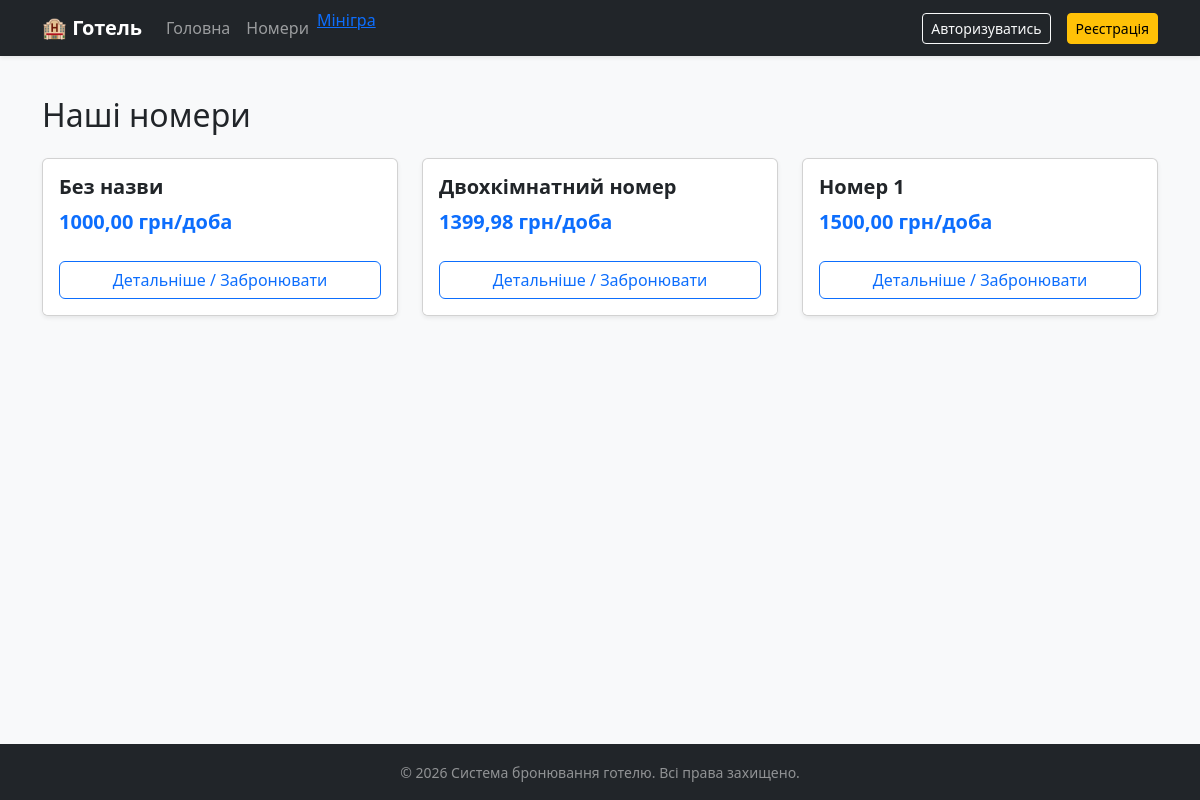
/rooms/, run on the app's committed database.
### booking/models.py (models this page shows, shortened)
class RoomType(models.Model):
    title = models.CharField(max_length=100, verbose_name='Назва')
    description = models.TextField(verbose_name='Опис',blank=True)
    rooms = models.PositiveIntegerField(default=1,verbose_name='Кількість кімнат у номері')
    total_inventory = models.PositiveIntegerField(validators=[MinValueValidator(1)],verbose_name="Загальна кількість таких номерів у готелі")
    price = models.DecimalField(max_digits=10, decimal_places=2, verbose_name="Базова ціна")
    amenities = models.JSONField(default=list, blank=True, verbose_name="Зручності (Wi-Fi, кондиціонер тощо)")
    class Meta:
        verbose_name = "Тип номеру"
        verbose_name_plural = "Типи номерів"

### booking/views.py (the view)
# urls.py: path('rooms/', views.room_type_list, name='room_type_list'),
def room_type_list(request):
    room_types = RoomType.objects.all()
    return render(request, 'booking/room_type_list.html', {'room_types': room_types})

### templates/booking/room_type_list.html
{% extends 'booking/base.html' %}
{% block content %}
<h2 class="mb-4">Наші номери</h2>
<div class="row row-cols-1 row-cols-md-3 g-4">
    {% for room in room_types %}
        <div class="col">
            <div class="card h-100 shadow-sm">
                <div class="card-body">
                    <h5 class="card-title fw-bold">{{ room.title }}</h5>
                    <p class="card-text text-primary fw-bold fs-5">{{ room.price }} грн/доба</p>
                </div>
                <div class="card-footer bg-white border-top-0 pb-3">
                    <a href="{% url 'room_type_detail' room.pk %}" class="btn btn-outline-primary w-100">Детальніше / Забронювати</a>
                </div>
            </div>
        </div>
    {% empty %}
        <div class="col-12">
            <div class="alert alert-warning">Наразі в базі немає жодного номеру. Додайте їх через адмінку!</div>
        </div>
    {% endfor %}
</div>
{% endblock %}

### data on the page
RoomType: title "Без назви", price "1000,00"
RoomType: title "Двохкімнатний номер", price "1399,98"
RoomType: title "Номер 1", price "1500,00"
